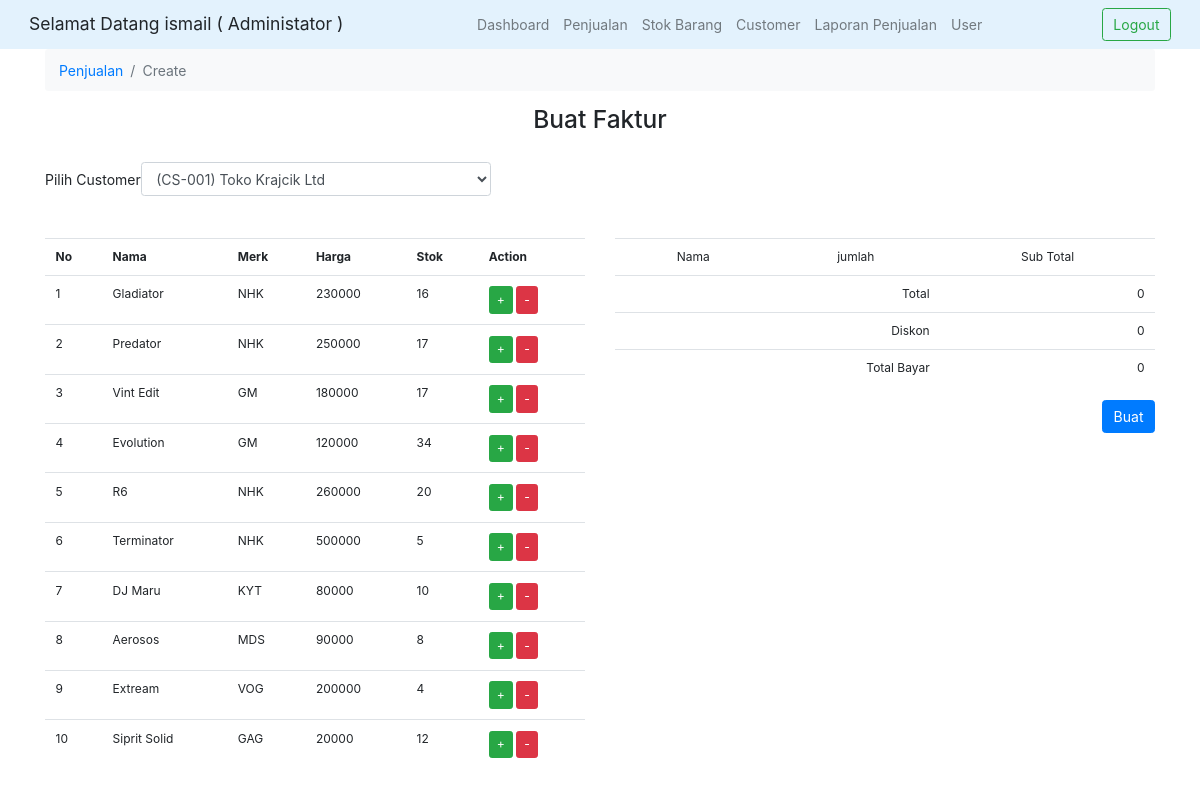
The app's page /create_faktur.php (signed in) with its own data.
### tables this page shows
CREATE TABLE `helm` (
  `id` int(11) NOT NULL AUTO_INCREMENT,
  `nama` varchar(255) NOT NULL,
  `merk` varchar(255) NOT NULL,
  `harga` int(20) NOT NULL DEFAULT '0',
  `stok` int(8) NOT NULL DEFAULT '0',
  PRIMARY KEY (`id`)
);

### create_faktur.php (the view, shortened to what this page needs)
<?php
    include('template/header.php');
    $query_customer = 'SELECT *, CONCAT("(", kode, ") ", nama) AS nama_customer FROM customer';
    $query_barang = "SELECT * FROM helm";
    $result_customer = $db->query($query_customer);
    $result_barang = $db->query($query_barang);
?>
<div class="container">
<nav aria-label="breadcrumb">
    <ol class="breadcrumb bg-light">
        <li class="breadcrumb-item"><a href="penjualan.php">Penjualan</a></li>
        <li class="breadcrumb-item active" aria-current="page">Create</li>
    </ol>
</nav>
<div class="text-center">
<h3>Buat Faktur</h3>
</div>
<br>
<form action="store_faktur.php" method="post">
<div class="form-inline">
    <div class="form-group">
        <label>Pilih Customer</label>
        <select name="customer" class="form-control">
            <?php while($row_customer = $result_customer->fetch_object()){ ?>
                <option value="<?php echo $row_customer->id ?>"><?php echo $row_customer->nama_customer ?></option>
            <?php } ?>
        </select>
    </div>
</div>
<br>
<br>
<div class="row">
<div class="col-md-6">
<table class="table">
    <tr>
        <th>No</th>
        <th>Nama</th>
        <th>Merk</th>
        <th>Harga</th>
        <th>Stok</th>
        <th>Action</th>
    </tr>
    <?php
        $i =1;
        while($data = $result_barang->fetch_object()){ ?>
            <tr>
                <td><?php echo $i ?></td>
                <td><?php echo $data->nama ?></td>
                <td><?php echo $data->merk ?></td>
                <td><?php echo $data->harga ?></td>
                <td>
                    <span id="view_stok_<?php echo $data->id ?>"><?php echo $data->stok ?></span>
                </td>
                <td>
                    <button type="button" onclick='increment(<?php echo json_encode($data) ?>)' class="btn btn-sm btn-success">+</button>
                    <button type="button" onclick='decrement(<?php echo json_encode($data) ?>)' class="btn btn-sm btn-danger">-</button>
                </td>
            </tr>
    <?php
            $i++;
        }
    ?>
</table>
</div>
<br><br>
<div class="col-md-6">
<table class="table">
    <thead>
        <tr>
            <td align="center">Nama</td>
            <td align="center">jumlah</td>
            <td align="center">Sub Total</td>
        </tr>
    </thead>
    <tfoot>
        <tr>
            <td colspan="2" align="right">Total</td>
            <td align="right">
                <span id="total">0</span>
            </td>
        </tr>
            <td colspan="2" align="right">
                Diskon <span id="diskon"></span>
            </td>
            <td align="right">
                <span id="diskon_harga">0</span>
            </td>
            <td colspan="2" align="right">
                Total Bayar
            </td>
            <td align="right">
                <span id="total_bayar">0</span>
            </td>
    </tfoot>
</table>
    <input type="submit" value="Buat" class="btn btn-primary float-right">
</form>
</div>
<?php include('template/footer.php') ?>

### style.css (style rules this page uses)
html { font-size: 14px; }
body table { font-size: 12px; }

### records on screen
helm: nama "Gladiator", merk "NHK", harga "230000", stok "16"
helm: nama "Predator", merk "NHK", harga "250000", stok "17"
helm: nama "Vint Edit", merk "GM", harga "180000", stok "17"
helm: nama "Evolution", merk "GM", harga "120000", stok "34"
helm: nama "R6", merk "NHK", harga "260000", stok "20"
helm: nama "Terminator", merk "NHK", harga "500000", stok "5"
helm: nama "DJ Maru", merk "KYT", harga "80000", stok "10"
helm: nama "Aerosos", merk "MDS", harga "90000", stok "8"
helm: nama "Extream", merk "VOG", harga "200000", stok "4"
helm: nama "Siprit Solid", merk "GAG", harga "20000", stok "12"

### other values on screen
$user->name "ismail"
$user->role "Administator"
form field customer "(CS-001) Toko Krajcik Ltd"
